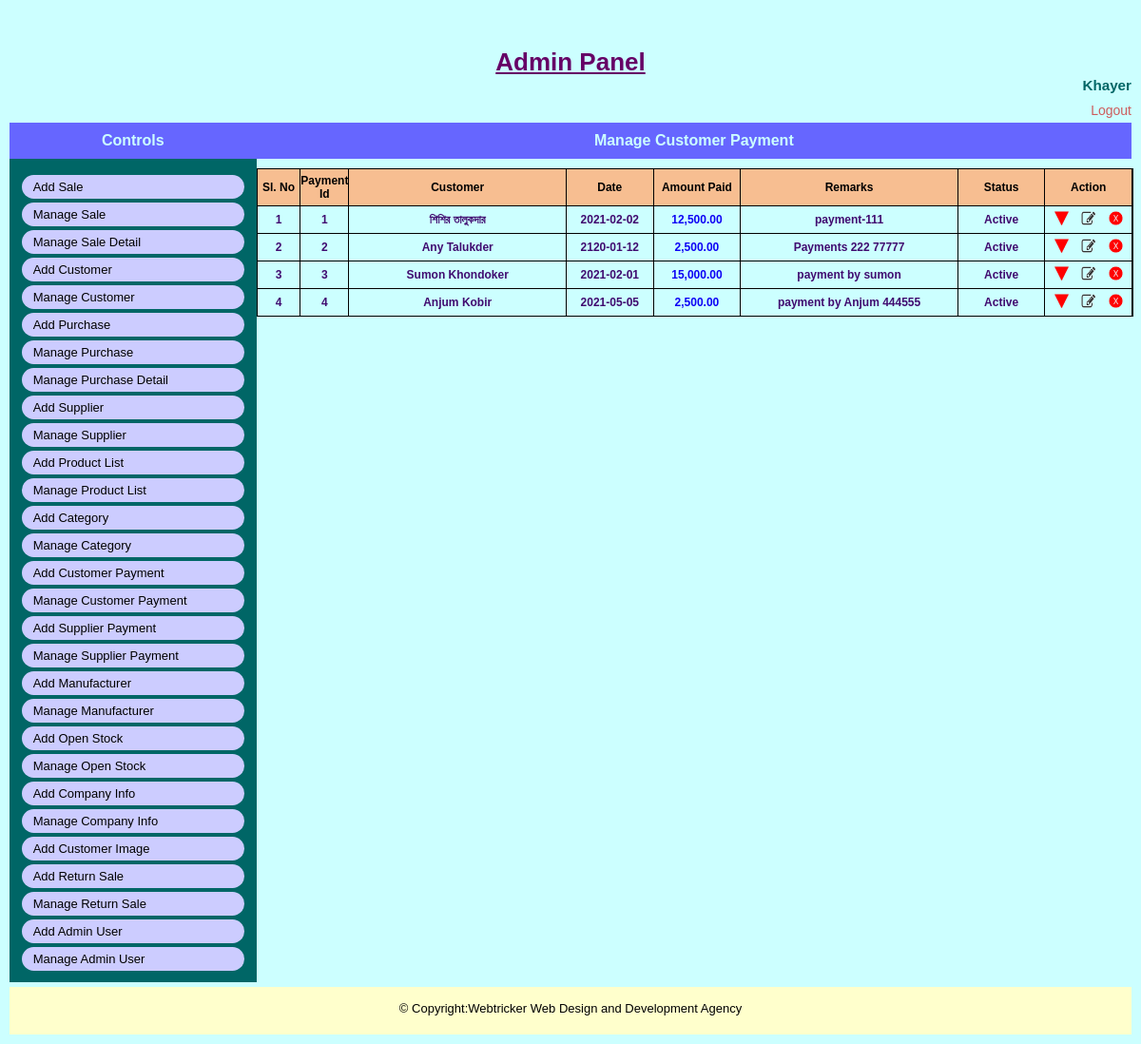
The page /admin/manage_customer_payment.php (signed in) on the database its author committed.
### tables this page shows
CREATE TABLE `tbl_customer_payment_info` (
  `customer_payment_id` int(4) NOT NULL,
  `customer_id` int(4) NOT NULL,
  `date` date NOT NULL,
  `amnt_paid` float NOT NULL,
  `remarks` text NOT NULL,
  `status` tinyint(1) NOT NULL,
  `deletion_status` tinyint(1) NOT NULL,
  `created_date_time` timestamp NOT NULL DEFAULT current_timestamp()
);

CREATE TABLE `tbl_customer_info` (
  `customer_id` int(4) NOT NULL,
  `first_name` varchar(50) NOT NULL,
  `last_name` varchar(50) NOT NULL,
  `address` text NOT NULL,
  `contact_no` varchar(11) NOT NULL,
  `email_address` varchar(100) NOT NULL,
  `customer_image` varchar(100) NOT NULL,
  `date_of_birth` date NOT NULL,
  `gender` varchar(6) NOT NULL,
  `city` varchar(50) NOT NULL,
  `country` varchar(50) NOT NULL,
  `status` tinyint(1) NOT NULL,
  `deletion_status` tinyint(1) NOT NULL,
  `created_date_time` timestamp NOT NULL DEFAULT current_timestamp() ON UPDATE current_timestamp()
);

### admin/manage_customer_payment.php (called while the page is built, shortened)
<?php
include 'admin_master_page.php';

### classes/database.php (called while the page is built, shortened)
<?php
class Database {
    public function connect() {
        $this->host_name="localhost";
        $this->user_name="u430957945_db_sales_inven";
        $this->password="Inven1254$";
        $this->database_name="u430957945_db_sales_inven";
        $conn= new mysqli($this->host_name,$this->user_name,$this->password,$this->database_name);
        return $conn;
    }
}
?>

### classes/admin.php (called while the page is built, shortened)
<?php
require_once '../classes/database.php';
class Admin extends Database {
    public function select_customer_info_by_id($customer_id)
    {
        $sql="SELECT * FROM tbl_customer_info WHERE customer_id='$customer_id'";
        $query_result= $this->connect()->query($sql);
        return $query_result;
    }
    public function select_all_customer_payment()
    {
        $sql="SELECT * FROM tbl_customer_payment_info WHERE deletion_status='0'";
        $query_result=  $this->connect()->query($sql);
        return $query_result;
    }
}

### admin/pages/manage_customer_payment_view.php (the view, shortened to what this page needs)
<?php
    $query_result=$obj_admin->select_all_customer_payment();
?>
<div class="common_wrap">
    <div class="content_title">
        <h4>Manage Customer Payment</h4>
    </div>
    <div class="manage_wrap">
        <div class="row">
            <div class="purchse_cell_1 bg_color_1 fontsize_12">Sl. No</div>
            <div class="purchse_cell_1 bg_color_1 fontsize_12">Payment Id</div>
            <div class="cell_25 bg_color_1 fontsize_12">Customer</div>
            <div class="cell_1 bg_color_1 fontsize_12">Date</div>
            <div class="cell_1 bg_color_1 fontsize_12">Amount Paid</div>
            <div class="cell_25 bg_color_1 fontsize_12">Remarks</div>
            <div class="cell_1 bg_color_1 fontsize_12">Status</div>
            <div class="cell_1 bg_color_1 fontsize_12">Action</div>
        </div>
        <?php
            $cnt=1;
            while($row=mysqli_fetch_assoc($query_result))
            {
                $customer_info=$obj_admin->select_customer_info_by_id($row['customer_id']);
                $customer_name=mysqli_fetch_assoc($customer_info);
        ?>
        <div class="row">
            <div class="purchse_cell_1 color_1"><?php echo $cnt;?></div>
            <div class="purchse_cell_1 color_1"><?php echo $row['customer_payment_id']?></div>
            <div class="cell_25 color_1"><?php echo $customer_name['first_name'].' '.$customer_name['last_name']?></div>
            <div class="cell_1 color_1"><?php echo $row['date']?></div>
            <div class="cell_1 color_2"><?php echo number_format((float)$row['amnt_paid'], 2, '.')?></div>
            <div class="cell_25 color_1"><?php echo $row['remarks']?></div>
            <?php
                if($row['status']==1)
                {
            ?>
            <div class="cell_1 color_1"><?php echo 'Active'; ?>
            </div>
            <?php } else{?>
            <div class="cell_1 color_1"><?php echo 'Inactive'; ?>
            </div>
            <?php } ?>
            <div class="cell_1 color_1 manage_link_btn">
                <?php
                    if($row['status']==0)
                    {
                ?>
                <a class="btn_active" href="?status=active&id=<?php echo $row['customer_payment_id']?>" title="Inactive"></a>
                <?php } else{?>
                <a class="btn_inactive" href="?status=inactive&id=<?php echo $row['customer_payment_id']?>" title="Active"></a>
                <?php } ?>
                <a class="btn_edit" href="edit_customer_payment.php?id=<?php echo $row['customer_payment_id']?>" title="Edit"></a>
                <a class="btn_delete" href="?status=delete&id=<?php echo $row['customer_payment_id']?>" onclick="return check_delete();" title="Delete"></a>
            </div>
        </div>
        <?php $cnt=$cnt+1; }?>
    </div>
</div>

### asset/css/style.css (style rules this page uses)
body { background-color:#000;color:#000;margin:0;padding:0;font-family:sans-serif;font-size:13px }
h1,h2,h3,h4,h5,h6 { margin:0;padding:0; }
.header_wrap,.menu,.content_wrap,.footer_wrap,.user_info,.admin_content,.common_title,.common_wrap, .view_content,.page_content,.image_wrap,.slide_wrap,.slide_inner,.slide,.sidebar_box_wrap,.sidebar_box, .gallery,.gallery_image_outer,.gallery_image_outer a,.gallery_detail,.common_description,.home_link, .sidebar_box ul,.notice_detail,.front_form_wrap,.front_form_wrap .input_wrap,.event_entry_detail, .student_detail_wrap,.result_detail,.front_content_wrap,.class_routine_details,.routine_display { float:left;position:relative;width:100%; -webkit-box-sizing:border-box; -moz-box-sizing:border-box; box-sizing:border-box }
.admin_page h4 { text-align:center;color:#ccffff;padding:10px 0;margin:0 0 10px 0;font-size:16px; background-color:#6666ff }
.manage_wrap { display:table;position:relative;width:100%;border:1px solid #000;border-bottom:none }
.row { display:table-row;position:relative;width:100%;font-weight:700; -webkit-box-sizing:border-box;-moz-box-sizing:border-box;box-sizing:border-box }
.cell_1,.cell_2,.cell_3,.cell_4,.cell_5,.purchse_cell_1,.purchse_cell_2,.cell_25 { display:table-cell;width:20%;border-right:1px solid #000; color:#000;text-align:center;border-bottom:1px solid #000; padding:5px 0;font-size:12px; -webkit-box-sizing:border-box; -moz-box-sizing:border-box; box-sizing:border-box;vertical-align:middle }
.bg_color_1 { background:#f7be91 }
.color_1 { color:#400b70 }
.color_2 { color:#0e03f5 }
.cell_1 { width:10% }
.fontsize_12 { font-size:12px }
.purchse_cell_1 { width: 5%; }
.cell_25 { width:25% }
.manage_link_btn a { display:inline-block;width:15px;height:15px;margin:0 5px;padding:0; text-decoration:none;color:#0e03f5 }
.manage_link_btn a.btn_inactive { background:url(../images/btn_status_inactive_bg.png) no-repeat 0 0; background-size:100% 100% }
.manage_link_btn a.btn_delete { background:url(../images/btn_delete_bg.png) no-repeat 0 0; background-size:100% 100% }
.manage_link_btn a.btn_edit { background:url(../images/btn_edit_bg.png) no-repeat 0 0; background-size:100% 100% }

### rows shown on the page
tbl_customer_payment_info: customer_payment_id "1", customer.first_name "শিশির", customer.last_name "তালুকদার", date "2021-02-02", amnt_paid "12,500.00", remarks "payment-111", status "Active"
tbl_customer_payment_info: customer_payment_id "2", customer.first_name "Any", customer.last_name "Talukder", date "2120-01-12", amnt_paid "2,500.00", remarks "Payments 222 77777", status "Active"
tbl_customer_payment_info: customer_payment_id "3", customer.first_name "Sumon", customer.last_name "Khondoker", date "2021-02-01", amnt_paid "15,000.00", remarks "payment by sumon", status "Active"
tbl_customer_payment_info: customer_payment_id "4", customer.first_name "Anjum", customer.last_name "Kobir", date "2021-05-05", amnt_paid "2,500.00", remarks "payment by Anjum 444555", status "Active"

### other values the page prints
$_SESSION['admin_name'] "Khayer"
